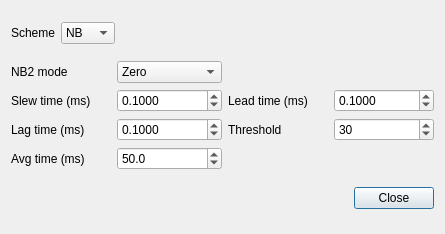
<?xml version="1.0" encoding="UTF-8"?>
<ui version="4.0">
 <class>WDSPRxDNBDialog</class>
 <widget class="QDialog" name="WDSPRxDNBDialog">
  <property name="geometry">
   <rect>
    <x>0</x>
    <y>0</y>
    <width>445</width>
    <height>234</height>
   </rect>
  </property>
  <property name="windowTitle">
   <string>Noise Blanker</string>
  </property>
  <layout class="QVBoxLayout" name="verticalLayout">
   <item>
    <layout class="QHBoxLayout" name="activeLayout">
     <item>
      <widget class="QLabel" name="nbLabel">
       <property name="text">
        <string>Scheme</string>
       </property>
      </widget>
     </item>
     <item>
      <widget class="QComboBox" name="nb">
       <item>
        <property name="text">
         <string>NB</string>
        </property>
       </item>
       <item>
        <property name="text">
         <string>NB2</string>
        </property>
       </item>
      </widget>
     </item>
     <item>
      <spacer name="horizontalSpacer">
       <property name="orientation">
        <enum>Qt::Horizontal</enum>
       </property>
       <property name="sizeHint" stdset="0">
        <size>
         <width>40</width>
         <height>20</height>
        </size>
       </property>
      </spacer>
     </item>
    </layout>
   </item>
   <item>
    <layout class="QGridLayout" name="nbLayout">
     <item row="0" column="0">
      <widget class="QLabel" name="nb2ModeLabel">
       <property name="text">
        <string>NB2 mode</string>
       </property>
      </widget>
     </item>
     <item row="0" column="1">
      <widget class="QComboBox" name="nb2Mode">
       <property name="toolTip">
        <string>Noise blanking #2 mode</string>
       </property>
       <item>
        <property name="text">
         <string>Zero</string>
        </property>
       </item>
       <item>
        <property name="text">
         <string>Sample&amp;Hold</string>
        </property>
       </item>
       <item>
        <property name="text">
         <string>Mean Hold</string>
        </property>
       </item>
       <item>
        <property name="text">
         <string>Hold Sample</string>
        </property>
       </item>
       <item>
        <property name="text">
         <string>Interpolate</string>
        </property>
       </item>
      </widget>
     </item>
     <item row="1" column="2">
      <widget class="QLabel" name="nbLeadTimeLabel">
       <property name="text">
        <string>Lead time (ms)</string>
       </property>
      </widget>
     </item>
     <item row="1" column="0">
      <widget class="QLabel" name="nbSlewTimeLabel">
       <property name="text">
        <string>Slew time (ms)</string>
       </property>
      </widget>
     </item>
     <item row="1" column="1">
      <widget class="QDoubleSpinBox" name="nbSlewTime">
       <property name="toolTip">
        <string>Noise blanking slew time (ms)</string>
       </property>
       <property name="decimals">
        <number>4</number>
       </property>
       <property name="maximum">
        <double>2.000000000000000</double>
       </property>
       <property name="singleStep">
        <double>0.000100000000000</double>
       </property>
       <property name="stepType">
        <enum>QAbstractSpinBox::DefaultStepType</enum>
       </property>
       <property name="value">
        <double>0.100000000000000</double>
       </property>
      </widget>
     </item>
     <item row="2" column="0">
      <widget class="QLabel" name="nbLagTimeLabel">
       <property name="text">
        <string>Lag time (ms)</string>
       </property>
      </widget>
     </item>
     <item row="2" column="2">
      <widget class="QLabel" name="nbThresholdLabel">
       <property name="text">
        <string>Threshold</string>
       </property>
      </widget>
     </item>
     <item row="1" column="3">
      <widget class="QDoubleSpinBox" name="nbLeadTime">
       <property name="toolTip">
        <string>Noise blanking lead time (ms)</string>
       </property>
       <property name="decimals">
        <number>4</number>
       </property>
       <property name="maximum">
        <double>2.000000000000000</double>
       </property>
       <property name="singleStep">
        <double>0.000100000000000</double>
       </property>
       <property name="value">
        <double>0.100000000000000</double>
       </property>
      </widget>
     </item>
     <item row="2" column="3">
      <widget class="QSpinBox" name="nbThreshold">
       <property name="toolTip">
        <string>Noise blanking threshold multiplier</string>
       </property>
       <property name="minimum">
        <number>15</number>
       </property>
       <property name="maximum">
        <number>500</number>
       </property>
       <property name="value">
        <number>30</number>
       </property>
      </widget>
     </item>
     <item row="2" column="1">
      <widget class="QDoubleSpinBox" name="nbLagTime">
       <property name="toolTip">
        <string>Noise blanking lag time (ms)</string>
       </property>
       <property name="decimals">
        <number>4</number>
       </property>
       <property name="maximum">
        <double>2.000000000000000</double>
       </property>
       <property name="singleStep">
        <double>0.000100000000000</double>
       </property>
       <property name="value">
        <double>0.100000000000000</double>
       </property>
      </widget>
     </item>
     <item row="3" column="0">
      <widget class="QLabel" name="nbAvgTimeLabel">
       <property name="text">
        <string>Avg time (ms)</string>
       </property>
      </widget>
     </item>
     <item row="3" column="1">
      <widget class="QDoubleSpinBox" name="nbAvgTime">
       <property name="toolTip">
        <string>Noise blanking averaging time (ms)</string>
       </property>
       <property name="decimals">
        <number>1</number>
       </property>
       <property name="minimum">
        <double>10.000000000000000</double>
       </property>
       <property name="maximum">
        <double>100.000000000000000</double>
       </property>
       <property name="singleStep">
        <double>1.000000000000000</double>
       </property>
       <property name="value">
        <double>50.000000000000000</double>
       </property>
      </widget>
     </item>
    </layout>
   </item>
   <item>
    <widget class="QDialogButtonBox" name="buttonBox">
     <property name="orientation">
      <enum>Qt::Horizontal</enum>
     </property>
     <property name="standardButtons">
      <set>QDialogButtonBox::Close</set>
     </property>
    </widget>
   </item>
  </layout>
 </widget>
 <resources/>
 <connections>
  <connection>
   <sender>buttonBox</sender>
   <signal>accepted()</signal>
   <receiver>WDSPRxDNBDialog</receiver>
   <slot>accept()</slot>
   <hints>
    <hint type="sourcelabel">
     <x>248</x>
     <y>254</y>
    </hint>
    <hint type="destinationlabel">
     <x>157</x>
     <y>274</y>
    </hint>
   </hints>
  </connection>
  <connection>
   <sender>buttonBox</sender>
   <signal>rejected()</signal>
   <receiver>WDSPRxDNBDialog</receiver>
   <slot>reject()</slot>
   <hints>
    <hint type="sourcelabel">
     <x>316</x>
     <y>260</y>
    </hint>
    <hint type="destinationlabel">
     <x>286</x>
     <y>274</y>
    </hint>
   </hints>
  </connection>
 </connections>
</ui>
